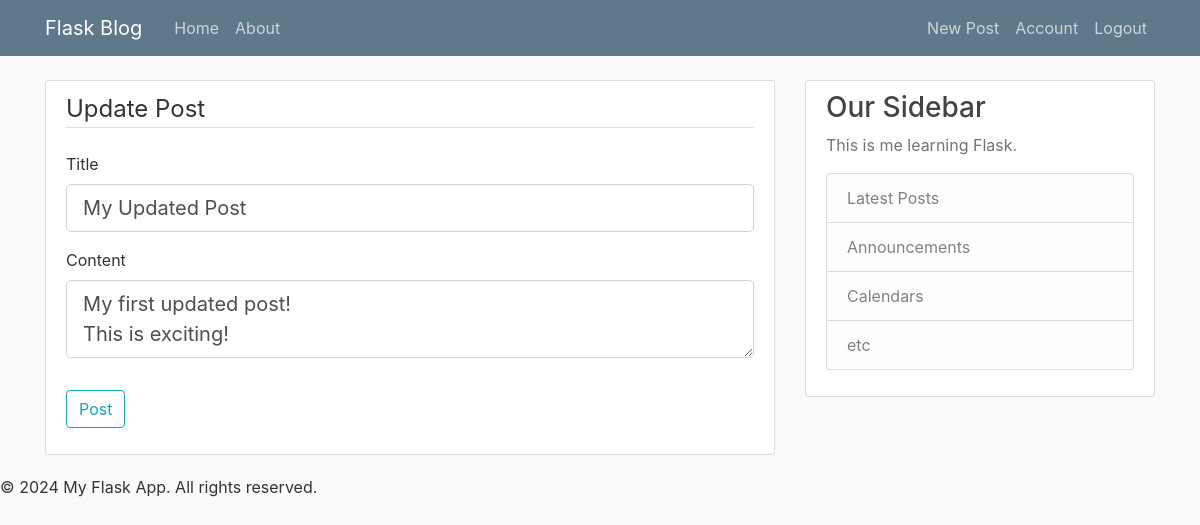
/post/5/update (signed in), run on the app's committed database.
### flaskblog/models.py (models this page shows, shortened)
class Post(db.Model):
    id = db.Column(db.Integer, primary_key = True)
    title = db.Column(db.String(100), nullable = False)
    date_posted = db.Column(db.DateTime, nullable = False , default = datetime.utcnow)
    content = db.Column(db.Text, nullable = False)
    user_id = db.Column(db.Integer, db.ForeignKey('user.id'), nullable = False)

### flaskblog/routes.py (the view)
@app.route("/post/<int:post_id>/update", methods=['GET', 'POST'])
@login_required
def update_post(post_id):
    post = Post.query.get_or_404(post_id)
    if post.author != current_user:
        abort(403)
    form = PostForm()
    if form.validate_on_submit():
        post.title = form.title.data
        post.content = form.content.data
        db.session.commit()
        flash('Your Post Has Been Updated!', 'success')
        return redirect(url_for('post', post_id = post.id))
    elif request.method == 'GET':
        form.title.data = post.title
        form.content.data = post.content
    return render_template('create_post.html', title = 'Update Post',
                           form = form, legend = 'Update Post')

### flaskblog/forms.py
class PostForm(FlaskForm):
    title = StringField('Title', validators=[DataRequired()])
    content = TextAreaField('Content', validators=[DataRequired()])
    submit = SubmitField('Post')

### flaskblog/models.py (called while the page is built)
@login_manager.user_loader
def load_user(user_id):
    return User.query.get(int(user_id))

### flaskblog/templates/create_post.html (shortened to what this page needs)
{% extends "base.html" %}
{% block content %}
    <div class="content-section">
        <form method="POST" action="">
            <fieldset class="form-group">
                <legend class="border-bottom mb-4">{{ legend }}</legend>
                <div class="form-group">
                    {{ form.title.label(class="form-control-label") }}
                    {% if form.title.errors %}
                        {{ form.title(class="form-control form-control-lg is-invalid") }}
                        <div class="invalid-feedback">
                            {% for error in form.title.errors %}
                                <span>{{ error }}</span>
                            {% endfor %}
                        </div>
                    {% else %}
                        {{ form.title(class="form-control form-control-lg") }}
                    {% endif %}
                </div>
                <div class="form-group">
                    {{ form.content.label(class="form-control-label") }}
                    {% if form.content.errors %}
                        {{ form.content(class="form-control-label form-control-lg is-invalid") }}
                        <div class="invalid-feedback">
                            {% for error in form.content.errors %}
                                <span>{{ error }}</span>
                            {% endfor %}
                        </div>
                    {% else %}
                        {{ form.content(class="form-control form-control-lg") }}
                    {% endif %}
                </div>
            </fieldset>
            <div class="form-group">
                {{ form.submit(class="btn btn-outline-info")}}
            </div>
        </form>
    </div>
{% endblock %}

### flaskblog/static/style.css (style rules this page uses)
body { background: #fafafa; color: #333333; margin-top: 5rem; }
.content-section { background: #ffffff; padding: 10px 20px; border: 1px solid #dddddd; border-radius: 3px; margin-bottom: 20px; }

### data on the page
Post: title "My Updated Post", content "My first updated post! This is exciting!"

### other printed values
{{ legend }} "Update Post"
